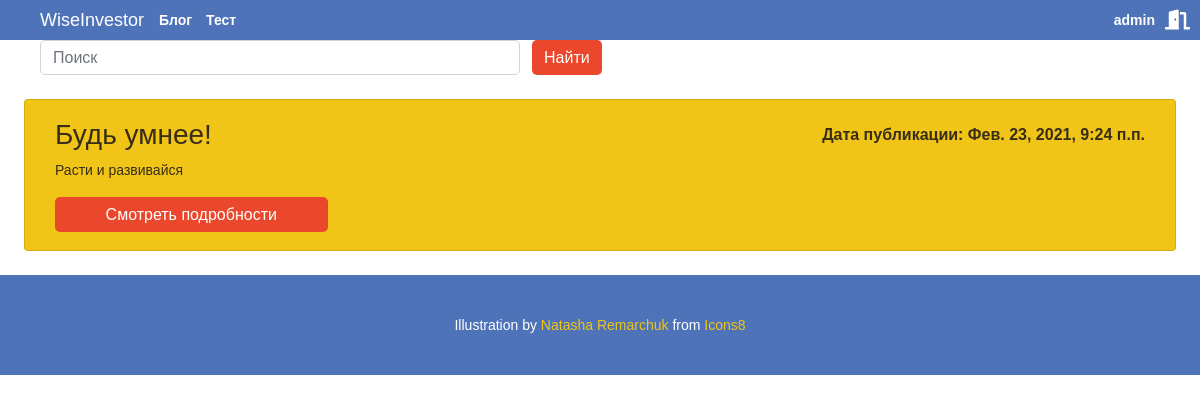
The page /posts/ (signed in) on the database its author committed.
### posts/models.py (models this page shows, shortened)
class Posts(models.Model):
    title = models.CharField('Название', max_length=100)
    content = models.TextField('Описание')
    created_at = models.DateTimeField(auto_now_add=True)
    updated_at = models.DateTimeField(auto_now=True)
    class Meta:
        verbose_name = 'Пост'
        verbose_name_plural = 'Посты'

### posts/views.py (the view)
# urls.py: path('', views.index, name='blog'),
@login_required(login_url='login page')
def index(request):
    posts = Posts.objects.all()
    return render(request, 'posts/index.html', {'posts' : posts})

### posts/templates/posts/index.html (shortened to what this page needs)
{% extends 'layout.html' %}
{% load static %}
{% block links%}<link rel="stylesheet" type="text/css" href="{% static 'posts/css/main_posts.css' %}">{% endblock %}
{% block content%}
      <form class="searchLine">
            <input class="form-control" type="text" placeholder="Поиск" aria-label="Поиск">
            <a href="" class="btn">Найти</a>
      </form>
      {% for el in posts%}
            <div class="card">
                  <h3>{{el.title}} <span>Дата публикации: {{el.created_at}}</span> </h3>
                  <p>{{el.content}}</p>
                  <a href="{% url 'posts:post details' el.id %}" class="btn">Смотреть подробности</a>
            </div>
      {%endfor%}
{% endblock %}

### templates/layout.html (shortened to what this page needs)
{% load static %}
<!DOCTYPE html>
<html lang="en">
<head>
    <link rel="stylesheet" href="https://stackpath.bootstrapcdn.com/bootstrap/4.5.2/css/bootstrap.min.css">
    <link rel="stylesheet" type="text/css" href="{% static 'common_main.css' %}">
    <link rel="stylesheet" type="text/css" href="{% static 'colors.css' %}">
    {% block links%}{% endblock%}
    <link rel="stylesheet" href="https://use.fontawesome.com/releases/v5.8.2/css/all.css">
</head>
<body>
    <header>
        <p class="logo">WiseInvestor</p>
        <div class="bttns">
            <nav>
                <a href="{% url 'posts:blog' %}">Блог</a>
                <a href="{% url 'polls:test' %}">Тест</a>
            </nav>
            <div class="logout">
                <p class="name"><a href="{% url 'allauth:logout' %}">{{request.user}}</a></p>
                <div class="iconSignOut"><i class="fas fa-door-open signOut"></i></div>
            </div>
        </div>
    </header>
    <main>
        {% block content %}
        {% endblock %}
    </main>
    <footer>
        <p>Illustration by <a href="undefined">Natasha Remarchuk</a> from <a href="https://icons8.com/">Icons8</a></p>
    </footer>
</body>
</html>

### static/common_main.css (style rules this page uses)
body { padding: 0; font-family: "Arial", sans-serif; font-size: 14px; }
header { color: var(--WHITE); background-color: var(--BLUE); height: 40px; line-height: 40px; display: flex; }
header a { font-weight: bold; color: var(--WHITE); }
header nav a { margin: 5px; }
.bttns { width: 100%; display: flex; justify-content: space-between; }
.logout { display: flex; }
.logo { margin-left: 40px; margin-right: 10px; font-size: 18px; }
.name { margin-right: 10px; }
.iconSignOut { font-size: 20px; padding-right: 10px; }
footer { height: 100px; color: var(--WHITE); background-color: var(--BLUE); text-align: center; line-height: 100px; }
footer a { color: var(--YELLOW); }

### static/colors.css (style rules this page uses)
:root { --YELLOW: #f1c517; --BLUE: #4e73b8; --RED: #eb472c; --BROWN: #382d15; --WHITE: #ffffff; }

### posts/static/posts/css/main_posts.css (style rules this page uses)
.card { background: var(--YELLOW); margin: 2%; padding: 2.5%; padding-top: 1.5%; padding-bottom: 1.5%; color: var(--BROWN); }
.card span { font-size: 16px; float: right; font-weight: bold; position: relative; top: 7px; }
.card .btn { width: 25%; }
.btn { color: var(--WHITE); background: var(--RED); border-width: 0; height: 35px; border-radius: 5px; margin-top: 0; }
.searchLine .btn { margin-left: 12px; }
.searchLine { display: flex; }
.searchLine .form-control { display: inline-block; width: 40%; margin-left: 40px; height: 35px; border-radius: 5px; }

### rows shown on the page
Posts: title "Будь умнее!", created_at "Фев. 23, 2021, 9:24 п.п.", content "Расти и развивайся"

### other values the page prints
{{ request.user }} "admin"
